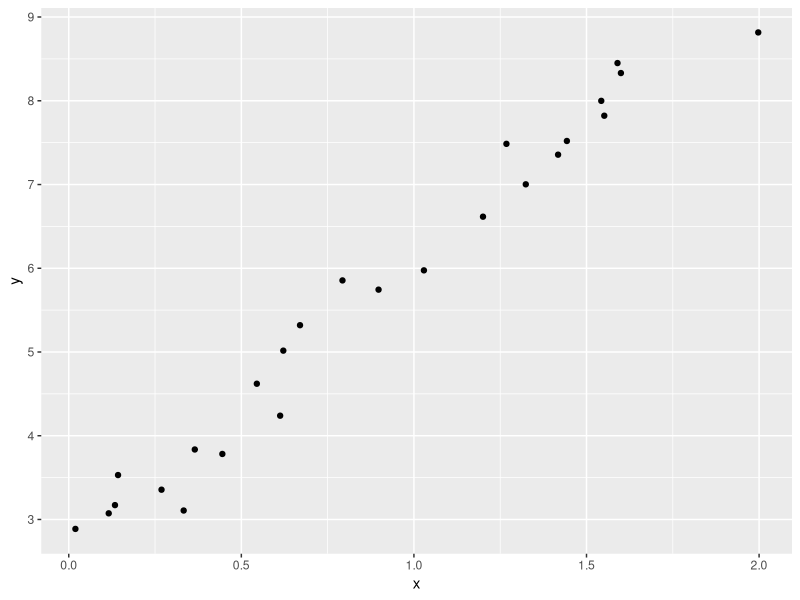
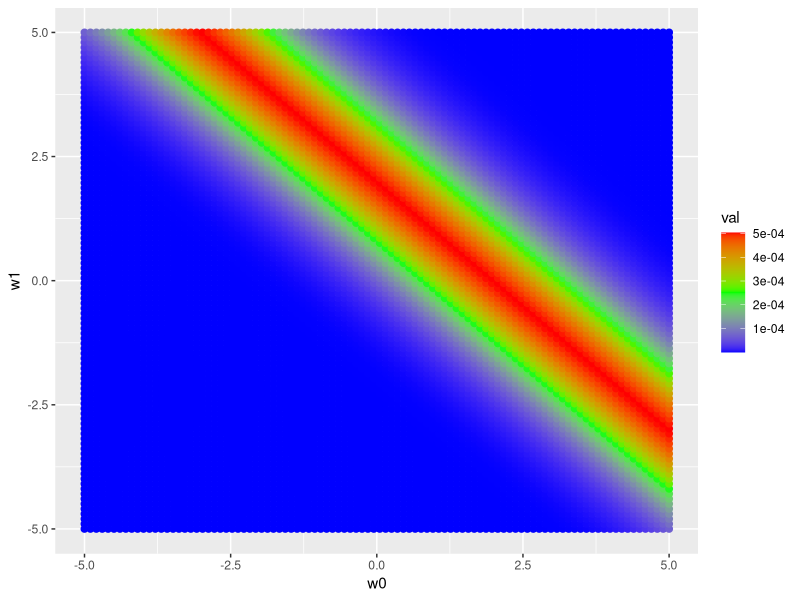
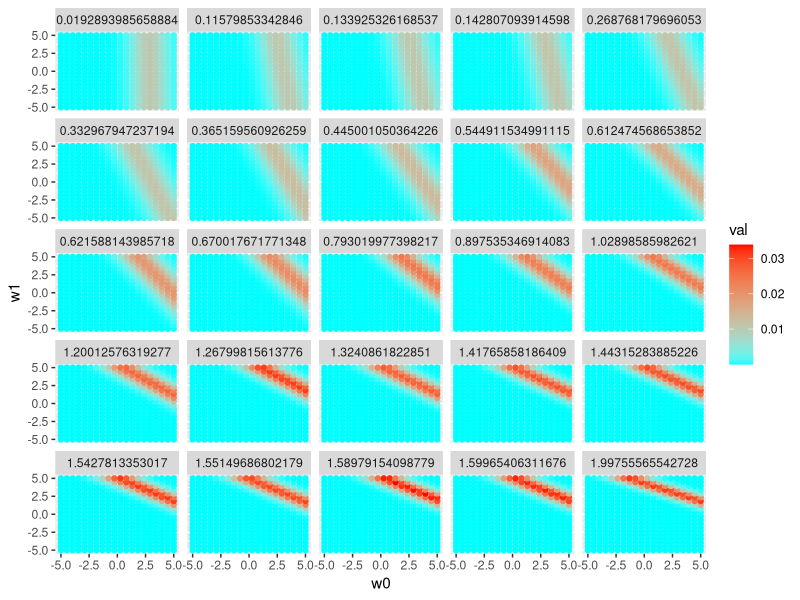
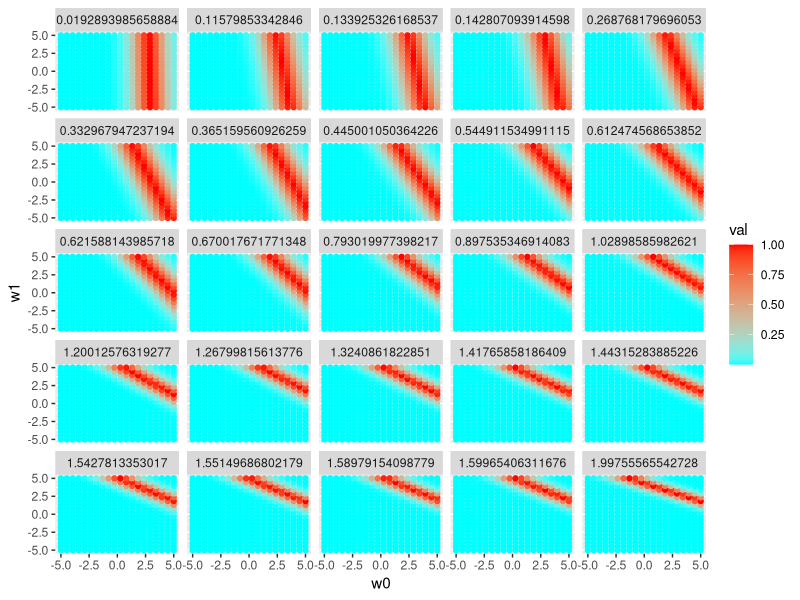
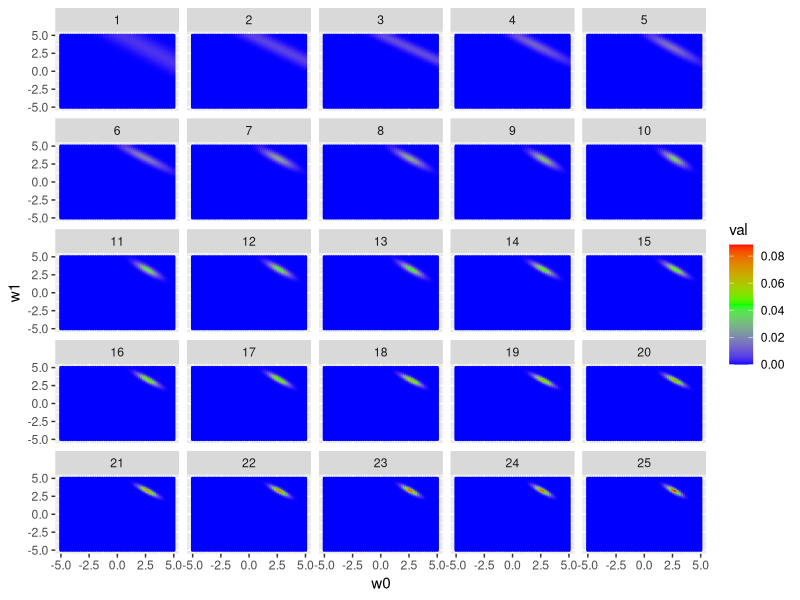

Reproduce these figures in R, in order.
# http://koaning.io/bayesian-propto-streaming-algorithms.html

library(ggplot2)
library(data.table)
library(dplyr)
library(tidyr)
library(testthat)

n <- 25

pts <- data.frame(x = runif(n, min = 0, max = 2)) %>%
  mutate(y = 2.5 + 3.5 * x + rnorm(n, mean = 0, sd = 0.3))
ggplot(pts, aes(x, y)) + geom_point()

likelihood <- function(x, y, n = 100, bmin = -5, bmax = 5) {
  lik_f <- function(b0, b1) exp(-(b0 + b1 * x - y)**2 / 2)  # no need to normalize, done on return

  w0 <- seq(from = bmin, to = bmax, length.out = n)
  w1 <- seq(from = bmin, to = bmax, length.out = n)
  ws <- crossing(w0, w1) %>% mutate(val = lik_f(w0, w1)) %>% mutate(val = val / sum(val))
}

vals_12 <- likelihood(1, 2)
ggplot(vals_12, aes(w0, w1, color = val)) + geom_point(size = 2) +
  scale_colour_gradientn(colours = rev(rainbow(3)))

vals <- pts %>% rowwise %>% do(data.frame(x = .$x, y = .$y, likelihood(.$x, .$y, n = 20))) %>% ungroup
ggplot(vals, aes(w0, w1, color = val)) + geom_point() +
  facet_wrap(~ x, nrow = 5) +
  scale_colour_gradientn(colours = rev(rainbow(2)))

## next is nonsense, but normalized per graph to have max = 1
ggplot(vals %>% group_by(x) %>% mutate(val = val / max(val)), aes(w0, w1, color = val)) + geom_point() +
  facet_wrap(~ x, nrow = 5) +
  scale_colour_gradientn(colours = rev(rainbow(2)))

plt_dim <- 50
init <- do.call(likelihood, as.list(c(pts[1,], plt_dim))) %>% mutate(val = 1)
dists <- list(init %>% mutate(id = 0))
for (idx in seq_len(n)) {
  new_vals <- do.call(likelihood, as.list(c(pts[idx,], plt_dim)))$val
  dists[[idx + 1]] <- dists[[idx]] %>% mutate(id = idx, val = val * new_vals) %>%
    mutate(val = val / sum(val))
}
all_vals <- Reduce(rbind, dists[-1])

ggplot(all_vals, aes(w0, w1, color = val)) + geom_point(size = 0.5) +
  facet_wrap(~ id, nrow = 5) +
  scale_colour_gradientn(colours = rev(rainbow(3)))
